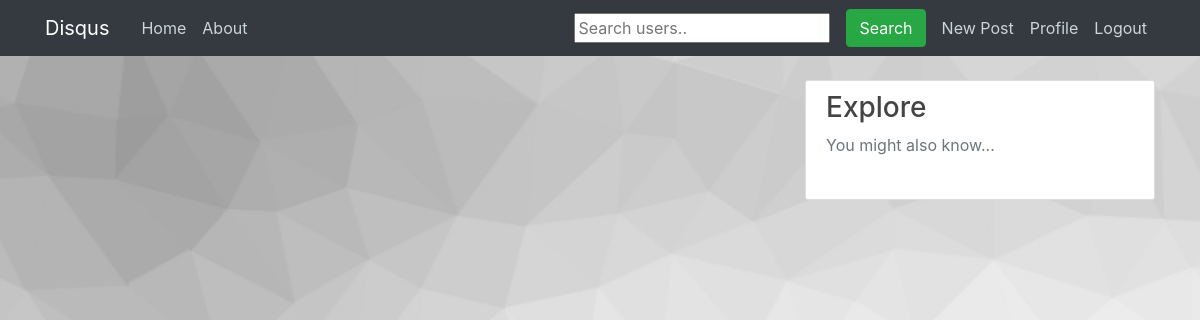
Page / (signed in) on the earlier database version.
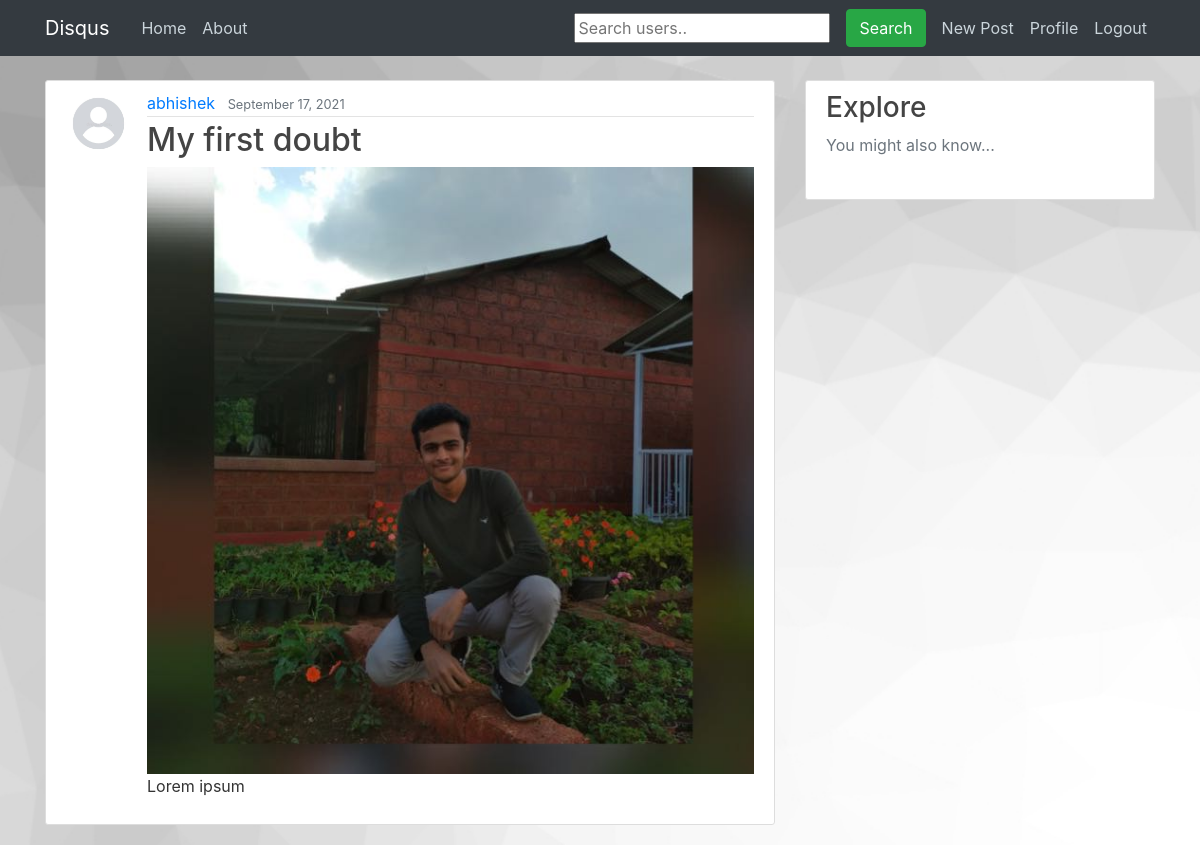
Same page on the later database version.
### feed/models.py (models this page shows, shortened)
class Post(models.Model):
	title = models.CharField(max_length=100)
	content = models.TextField()
	date_posted = models.DateTimeField(default=timezone.now)
	author = models.ForeignKey(User, on_delete=models.CASCADE)
	image = models.ImageField(upload_to='uploads', blank=True)
	upvote = models.ManyToManyField(User, related_name='upvote')
	downvote = models.ManyToManyField(User, related_name='downvote')

### accounts/models.py (models this page shows, shortened)
class Profile(models.Model):
	user = models.OneToOneField(User, on_delete=models.CASCADE)
	image = models.ImageField(default='default.jpg', upload_to='profile_pics')
	bio = models.CharField(max_length=255, blank=True)
	qs_cnt = models.IntegerField(default=0)
	ans_cnt = models.IntegerField(default=0)

### feed/views.py (the view)
# urls.py: path('', views.PostListView.as_view(), name='feed-home'),
class PostListView(LoginRequiredMixin, ListView):
	model = Post
	template_name = 'feed/home.html'
	context_object_name = 'posts'
	ordering = '-date_posted'
	paginate_by = 4
	def get_context_data(self, **kwargs):
		context = super(PostListView, self).get_context_data(**kwargs)
		return context

### feed/templates/feed/home.html (shortened to what this page needs)
{% extends "feed/base.html" %}
{% block content %}
	{% for post in posts %}
		<article class="media content-section">
		  <img class="rounded-circle article-img" src="{{ post.author.profile.image.url }}">
		  <div class="media-body">
		    <div class="article-metadata">
		      <a class="mr-2" href="{% url 'profile' post.author.id %}">{{ post.author }}</a>
		      <small class="text-muted">{{ post.date_posted|date:"F d, Y" }}</small>
		    </div>
		    <h2><a class="article-title" href="{% url 'post-detail' post.id %}">{{ post.title }}</a></h2>
        {% if post.image %}
          <img style="width:100%; height:auto;" src="{{ post.image.url }}">
        {% endif %}
		    <p class="article-content">{{ post.content }}</p>
		</article>
	{% endfor %}
{% endblock content %}

### feed/templates/feed/base.html (shortened to what this page needs)
{% load static %}
<!DOCTYPE html>
<html>
<head>
    <link rel="stylesheet" href="https://cdn.jsdelivr.net/npm/bootstrap@4.5.3/dist/css/bootstrap.min.css">
    <link rel="stylesheet" type="text/css" href="{% static 'feed/main.css' %}">
</head>
<body>
	<header class="site-header">
	  <nav class="navbar navbar-expand-md navbar-dark bg-dark fixed-top">
	    <div class="container">
	      <a class="navbar-brand mr-4" href="{% url 'feed-home' %}">Disqus</a>
	      <div class="collapse navbar-collapse" id="navbarToggle">
	        <div class="navbar-nav mr-auto">
	          <a class="nav-item nav-link" href="{% url 'feed-home' %}">Home</a>
	          <a class="nav-item nav-link" href="{% url 'feed-about' %}">About</a>
	        </div>
	        <div class="navbar-nav">
	        	{% if user.is_authenticated %}
	        		<form
					  class="form-inline my-2 my-lg-0 ml-5"
					  action="{% url 'search_users' %}"
					  method="get"
					>
					  <input name="q" type="text" placeholder="Search users.." />
					  <button class="btn btn-success mx-2 my-2 my-sm-0 ml-3" type="submit">
					    Search
					  </button>
					</form>
	        		<a class="nav-item nav-link" href="{% url 'post-create' %}">New Post</a>
	        		<a class="nav-item nav-link" href="{% url 'profile' user.username %}">Profile</a>
	        		<a class="nav-item nav-link" href="{% url 'logout' %}">Logout</a>
	        	{% else %}
		          	<a class="nav-item nav-link" href="{% url 'login' %}">Login</a>
		          	<a class="nav-item nav-link" href="{% url 'register' %}">Register</a>
		        {% endif %}
	        </div>
	      </div>
	    </div>
	  </nav>
	</header>
	<main role="main" class="container">
	  <div class="row">
	    <div class="col-md-8">
	      {% block content %}{% endblock %}
	    </div>
	    {% if user.is_authenticated %}
	    <div class="col-md-4">
	      <div class="content-section">
	        <h3>Explore</h3>
	        <p class='text-muted'>You might also know...
	        </p>
	      </div>
	    </div>
	    {% endif %}
	  </div>
	</main>
</body>
</html>

### feed/static/blog/main.css (style rules this page uses)
body { background: #fafafa; color: #333333; margin-top: 5rem; background: url("/static/blog/bg3.jpeg") no-repeat center fixed; background-size: cover; background-position: center; }
h1, h2, h3, h4, h5, h6 { color: #444444; }
.bg-dark { background-color: #08070a; }
.site-header .navbar-nav .nav-link { color: #cbd5db; }
.content-section { background: #ffffff; padding: 10px 20px; border: 1px solid #dddddd; border-radius: 3px; margin-bottom: 20px; }
.article-title { color: #444444; }
.article-content { white-space: pre-line; }
.article-img { height: 65px; width: 65px; margin-right: 16px; }
.article-metadata { padding-bottom: 1px; margin-bottom: 4px; border-bottom: 1px solid #e3e3e3 }

Differences in the rows shown:
added Post: author.profile.image (placeholder picture), author "abhishek", date_posted "September 17, 2021", title "My first doubt", image (picture), content "Lorem ipsum"
